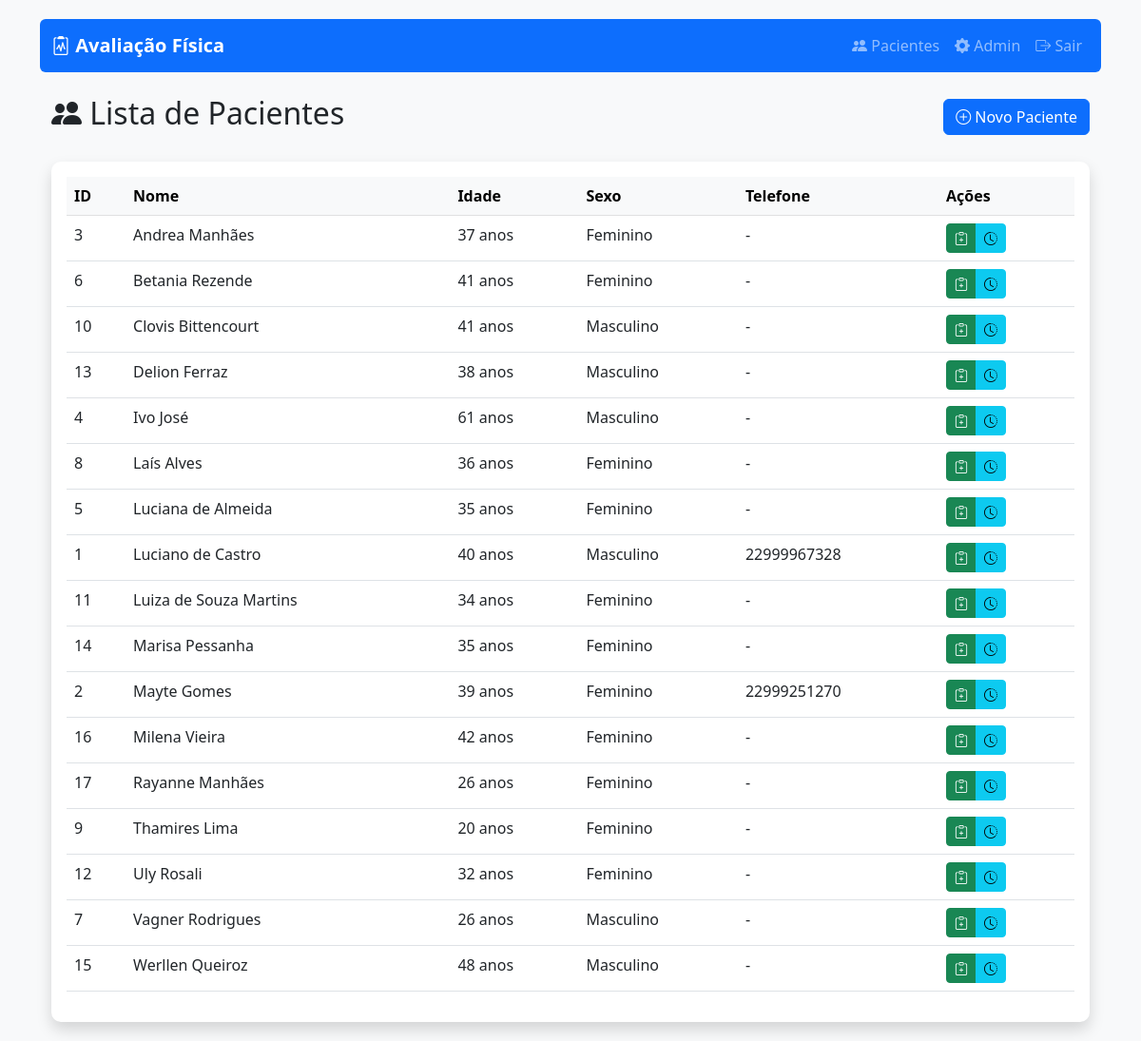
The page /pacientes/ (signed in) on the database as committed earlier.
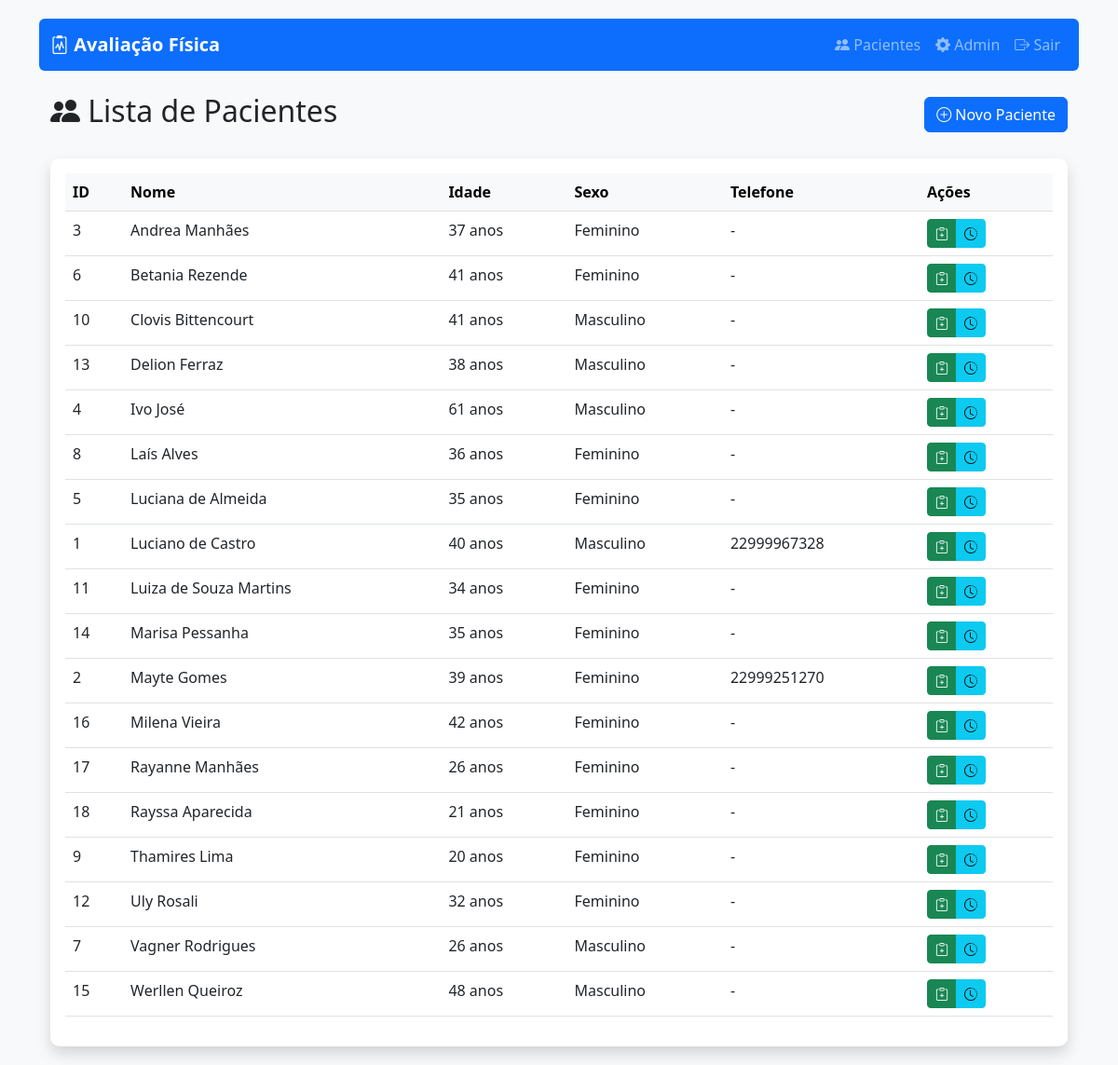
The same page on the database as committed later.
### avaliacao/models.py (models this page shows, shortened)
class Paciente(models.Model):
    SEXO_CHOICES = [('M', 'Masculino'), ('F', 'Feminino')]
    nome = models.CharField(max_length=100)
    sexo = models.CharField(max_length=1, choices=SEXO_CHOICES)
    data_nascimento = models.DateField()
    telefone = models.CharField(max_length=15, blank=True)
    email = models.EmailField(blank=True)
    observacoes = models.TextField(blank=True)
    @property
    def idade(self):
        hoje = date.today()
        return hoje.year - self.data_nascimento.year - (
            (hoje.month, hoje.day) < (self.data_nascimento.month, self.data_nascimento.day)
        )

### avaliacao/views.py (the view)
# urls.py: path('pacientes/', views.lista_pacientes, name='lista_pacientes'),
@login_required
def lista_pacientes(request):
    pacientes = Paciente.objects.all().order_by('nome')
    return render(request, 'avaliacao/lista_pacientes.html', {
        'pacientes': pacientes,
        'titulo': 'Lista de Pacientes'
    })

### avaliacao/templates/avaliacao/lista_pacientes.html (shortened to what this page needs)
{% extends 'avaliacao/base.html' %}
{% block content %}
<div class="container mt-4">
    <div class="d-flex justify-content-between align-items-center mb-4">
        <h2><i class="bi bi-people-fill"></i> Lista de Pacientes</h2>
        <a href="{% url 'avaliacao:novo_paciente' %}" class="btn btn-primary">
            <i class="bi bi-plus-circle"></i> Novo Paciente
        </a>
    </div>
    <div class="card shadow">
        <div class="card-body">
            <div class="table-responsive">
                <table class="table table-hover">
                    <thead class="table-light">
                        <tr>
                            <th>ID</th>
                            <th>Nome</th>
                            <th>Idade</th>
                            <th>Sexo</th>
                            <th>Telefone</th>
                            <th>Ações</th>
                        </tr>
                    </thead>
                    <tbody>
                        {% for paciente in pacientes %}
                        <tr>
                            <td>{{ paciente.id }}</td>
                            <td>{{ paciente.nome }}</td>
                            <td>{{ paciente.idade }} anos</td>
                            <td>{{ paciente.get_sexo_display }}</td>
                            <td>{{ paciente.telefone|default:"-" }}</td>
                            <td>
                                <div class="btn-group" role="group">
                                    <a href="{% url 'avaliacao:nova_avaliacao' paciente.id %}"
                                       class="btn btn-sm btn-success"
                                       title="Nova Avaliação">
                                        <i class="bi bi-clipboard-plus"></i>
                                    </a>
                                    <a href="{% url 'avaliacao:historico_avaliacoes' paciente.id %}"
                                       class="btn btn-sm btn-info"
                                       title="Ver Histórico">
                                        <i class="bi bi-clock-history"></i>
                                    </a>
                                </div>
                            </td>
                        </tr>
                        {% empty %}
                        <tr>
                            <td colspan="6" class="text-center text-muted">
                                Nenhum paciente cadastrado ainda.
                            </td>
                        </tr>
                        {% endfor %}
                    </tbody>
                </table>
            </div>
        </div>
    </div>
</div>
{% endblock %}

Rows that differ between the two databases and show on the page:
added Paciente: id "18", nome "Rayssa Aparecida", idade "21", sexo "Feminino", telefone "-"
